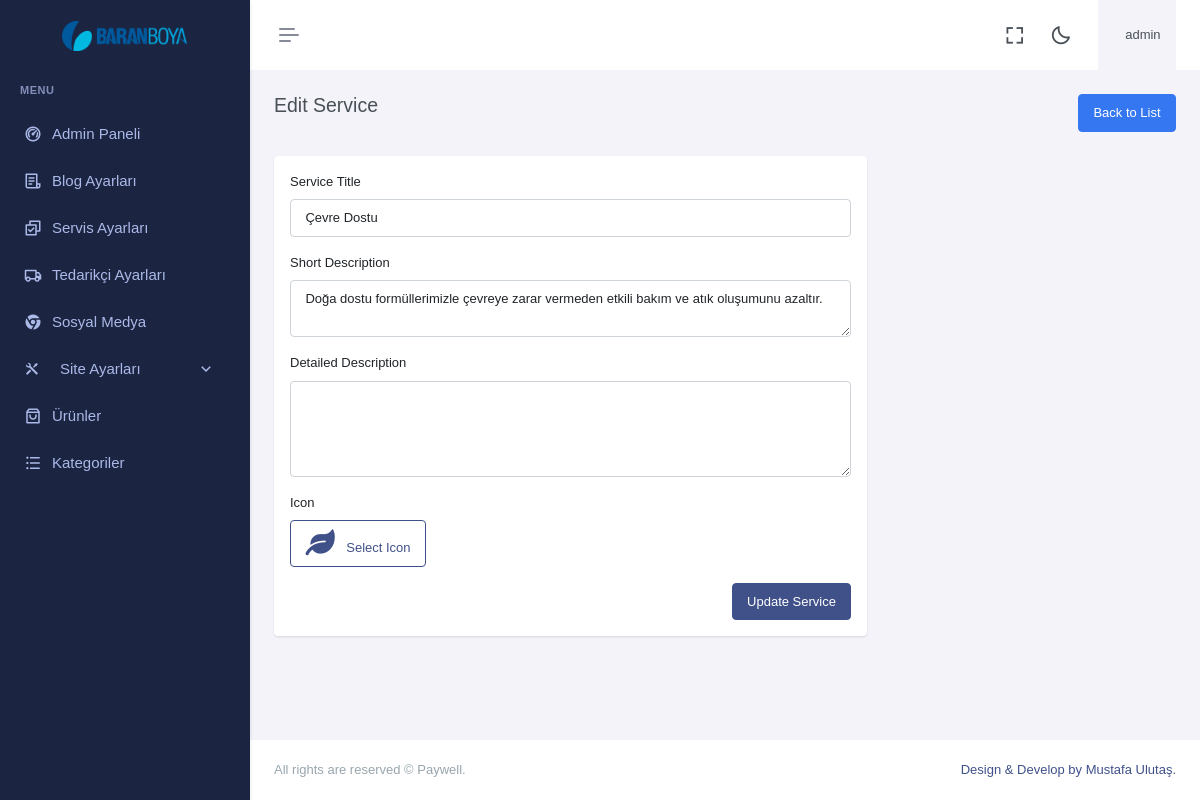
The page /dashboard/editservice.php?id=3 (signed in) on the database its author committed.
### tables this page shows
CREATE TABLE `logo` (
  `id` int(11) NOT NULL,
  `logo` varchar(1000) NOT NULL,
  `updated_at` timestamp NOT NULL DEFAULT current_timestamp() ON UPDATE current_timestamp()
);

CREATE TABLE IF NOT EXISTS `service` (
  `id` int(11) NOT NULL,
  `service_title` varchar(500) NOT NULL,
  `service_desc` varchar(1000) NOT NULL,
  `service_detail` varchar(2000),
  `ufile` varchar(1000),
  `icon` varchar(200) NOT NULL,
  `upadated_at` timestamp NOT NULL DEFAULT current_timestamp() ON UPDATE current_timestamp()
);

### dashboard/editservice.php (the view, shortened to what this page needs)
<?php
require __DIR__ . '/init.php';
$todo = intval($_GET['id']);
$query = "SELECT * FROM service WHERE id={$todo}";
$result = mysqli_query($con, $query);
$row = mysqli_fetch_assoc($result);
$service_title  = $row['service_title'] ?? '';
$service_desc   = $row['service_desc'] ?? '';
$service_detail = $row['service_detail'] ?? '';
$icon_html      = $row['icon'] ?? '';
if (preg_match('/class="([^"]+)"/', $icon_html, $m)) {
    $icon_class = $m[1];
} else {
    $icon_class = 'ri-tools-line';
}
?>
<?php include "header.php"; ?>
<?php include "sidebar.php"; ?>
<link href="https://cdn.jsdelivr.net/npm/remixicon@2.5.0/fonts/remixicon.css" rel="stylesheet">
<div class="main-content">
  <div class="page-content">
    <div class="container-fluid">
      <div class="row mb-4">
        <div class="col-6">
          <h4 class="page-title">Edit Service</h4>
        </div>
        <div class="col-6 text-end">
          <a href="services" class="btn btn-secondary">Back to List</a>
        </div>
      </div>
      <div class="row">
        <div class="col-lg-8">
          <div class="card">
            <div class="card-body">
              <form method="post">
                <div class="mb-3">
                  <label class="form-label">Service Title</label>
                  <input type="text" name="service_title" class="form-control"
                         value="<?= htmlspecialchars($service_title, ENT_QUOTES) ?>" required>
                </div>
                <div class="mb-3">
                  <label class="form-label">Short Description</label>
                  <textarea name="service_desc" class="form-control" rows="2" required><?= htmlspecialchars($service_desc, ENT_QUOTES) ?></textarea>
                </div>
                <div class="mb-3">
                  <label class="form-label">Detailed Description</label>
                  <textarea name="service_detail" class="form-control" rows="4" required><?= htmlspecialchars($service_detail, ENT_QUOTES) ?></textarea>
                </div>
                <div class="mb-3">
                  <label class="form-label">Icon</label>
                  <div>
                    <button type="button" class="btn btn-outline-primary" data-bs-toggle="modal" data-bs-target="#iconModal">
                      <i id="iconPreview" class="<?= $icon_class ?> fs-2"></i>
                      <span class="ms-2">Select Icon</span>
                    </button>
                  </div>
                </div>
                <div class="text-end">
                  <button type="submit" name="save" class="btn btn-primary">Update Service</button>
                </div>
              </form>
            </div>
          </div>
        </div>
      </div>
    </div>
  </div>
</div>
<?php include "footer.php"; ?>

### dashboard/sidebar.php (shortened to what this page needs)
<?php
require __DIR__ . '/init.php';
?>
<div class="app-menu navbar-menu">
  <div class="navbar-brand-box">
    <?php
    $rr = mysqli_query($con, "SELECT logo FROM logo");
    $r = mysqli_fetch_row($rr);
    $ufile = $r[0];
    ?>
    <a href="home" class="logo logo-light">
      <span class="logo-lg">
        <img src="../assets/img/logo/<?php print $ufile ?>" alt="" height="30">
      </span>
    </a>
  </div>
  <div id="scrollbar">
    <div class="container-fluid">
      <ul class="navbar-nav" id="navbar-nav">
        <li class="menu-title"><span data-key="t-menu">Menu</span></li>
        <li class="nav-item">
          <a href="home" class="nav-link" data-key="t-analytics"> <i class="ri-dashboard-2-line"></i> <span
              data-key="t-dashboards"> Admin Paneli </span></a>
        </li>
        <li class="nav-item">
          <a class="nav-link menu-link" href="blog" role="button" aria-expanded="true" aria-controls="sidebarLanding">
            <i class="ri-file-list-3-line"></i> <span data-key="t-landing">Blog Ayarları</span>
          </a>
        </li>
        <li class="nav-item">
          <a class="nav-link menu-link" href="services" role="button" aria-expanded="true"
            aria-controls="sidebarLanding">
            <i class="ri-checkbox-multiple-line"></i> <span data-key="t-landing">Servis Ayarları</span>
          </a>
        </li>
        <li class="nav-item">
          <a class="nav-link menu-link" href="suppliers" role="button" aria-expanded="true"
            aria-controls="sidebarLanding">
            <i class="ri-truck-line"></i> <span data-key="t-landing">Tedarikçi Ayarları</span>
          </a>
        </li>
        <li class="nav-item">
          <a class="nav-link menu-link" href="socials" role="button" aria-expanded="true"
            aria-controls="sidebarLanding">
            <i class="ri-chrome-fill"></i> <span data-key="t-landing">Sosyal Medya</span>
          </a>
        </li>
        <li class="nav-item">
          <a class="nav-link site-settings-toggle collapsed" data-bs-toggle="collapse" href="#sidebarSiteSettings"
            role="button" aria-expanded="false" aria-controls="sidebarSiteSettings">
            <i class="ri-tools-fill fs-5"></i>
            <span class="ms-2 flex-grow-1">Site Ayarları</span>
            <i class="ri-arrow-down-s-line site-settings-arrow ms-auto"></i>
          </a>
        </li>
        <li class="nav-item">
          <a class="nav-link menu-link" href="products" role="button" aria-expanded="true"
            aria-controls="sidebarLanding">
            <i class="ri-shopping-bag-3-line"></i> <span data-key="t-landing"> Ürünler </span>
          </a>
        </li>
        <li class="nav-item">
          <a class="nav-link menu-link" href="categorys" role="button" aria-expanded="true"
            aria-controls="sidebarLanding">
            <i class="ri-list-unordered"></i> <span data-key="t-landing"> Kategoriler </span>
          </a>
        </li>
      </ul>
    </div>
  </div>
  <div class="sidebar-background"></div>
</div>

### rows shown on the page
logo: logo (picture)
service: service_title "Çevre Dostu", service_desc "Doğa dostu formüllerimizle çevreye zarar vermeden etkili bakım ve atık oluşumunu azaltır."

### other values the page prints
$username "admin"
